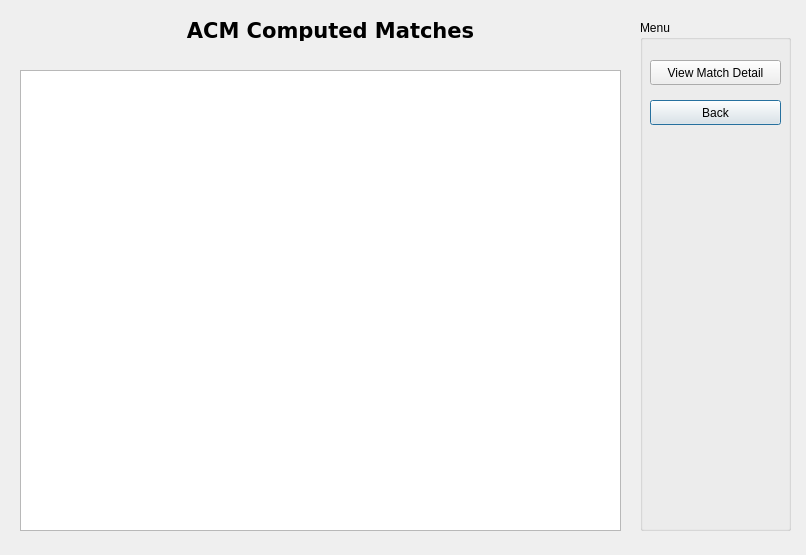
<?xml version="1.0" encoding="UTF-8"?>
<ui version="4.0">
 <class>matchListView</class>
 <widget class="QDialog" name="matchListView">
  <property name="geometry">
   <rect>
    <x>0</x>
    <y>0</y>
    <width>806</width>
    <height>555</height>
   </rect>
  </property>
  <property name="windowTitle">
   <string>View Animals</string>
  </property>
  <widget class="QLabel" name="label">
   <property name="geometry">
    <rect>
     <x>100</x>
     <y>20</y>
     <width>461</width>
     <height>21</height>
    </rect>
   </property>
   <property name="font">
    <font>
     <family>DejaVu Sans</family>
     <pointsize>16</pointsize>
     <weight>75</weight>
     <bold>true</bold>
    </font>
   </property>
   <property name="lineWidth">
    <number>0</number>
   </property>
   <property name="text">
    <string>ACM Computed Matches</string>
   </property>
   <property name="alignment">
    <set>Qt::AlignCenter</set>
   </property>
  </widget>
  <widget class="QGroupBox" name="groupBox">
   <property name="geometry">
    <rect>
     <x>640</x>
     <y>20</y>
     <width>151</width>
     <height>511</height>
    </rect>
   </property>
   <property name="title">
    <string>Menu</string>
   </property>
   <widget class="QPushButton" name="backButton">
    <property name="geometry">
     <rect>
      <x>10</x>
      <y>80</y>
      <width>131</width>
      <height>25</height>
     </rect>
    </property>
    <property name="text">
     <string>Back</string>
    </property>
   </widget>
   <widget class="QPushButton" name="detailButton">
    <property name="geometry">
     <rect>
      <x>10</x>
      <y>40</y>
      <width>131</width>
      <height>25</height>
     </rect>
    </property>
    <property name="text">
     <string>View Match Detail</string>
    </property>
   </widget>
  </widget>
  <widget class="QTableView" name="matchList">
   <property name="geometry">
    <rect>
     <x>20</x>
     <y>70</y>
     <width>601</width>
     <height>461</height>
    </rect>
   </property>
  </widget>
 </widget>
 <resources/>
 <connections/>
</ui>
